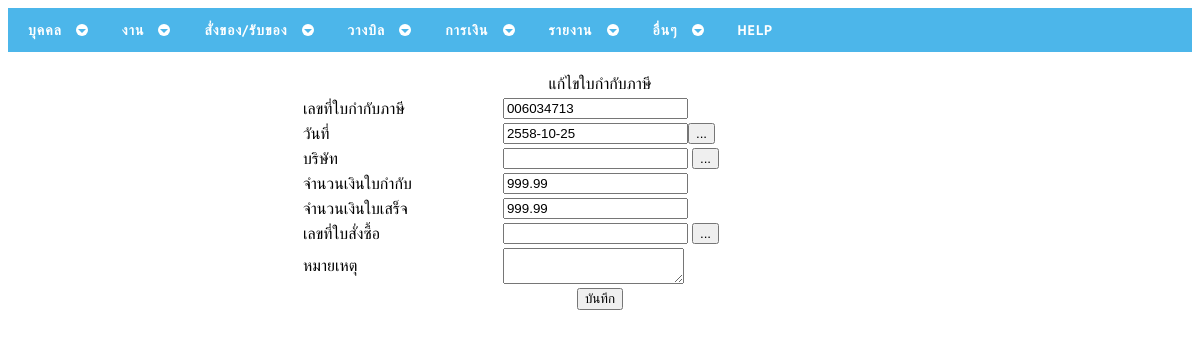
/invoiceupdate.php?InvoiceID=006034713, run on the app's committed database.
### tables this page shows
CREATE TABLE `invoice` (
  `InvoiceID` varchar(15) NOT NULL,
  `InvoiceDate` date NOT NULL,
  `PartnersID` varchar(15) NOT NULL,
  `Invoice` decimal(5,2) NOT NULL,
  `Bill` decimal(5,2) NOT NULL,
  `Note` varchar(100) NOT NULL,
  `OderID` varchar(15) DEFAULT NULL,
  `SiteCode` varchar(10) NOT NULL,
  `SiteTypeID` varchar(10) NOT NULL,
  `empID` varchar(13) NOT NULL
);

### invoiceupdate.php (the view, shortened to what this page needs)
<?php
$InvoiceID = $_GET["InvoiceID"];
?>
<!DOCTYPE html PUBLIC "-//W3C//DTD XHTML 1.0 Transitional//EN" "http://www.w3.org/TR/xhtml1/DTD/xhtml1-transitional.dtd">
<html xmlns="http://www.w3.org/1999/xhtml">
<head>
<?php
include("cssmenu/head.php");
include("include/calenda.php");
?>
</head>
<body>
<?php include("cssmenu/menu.php"); ?>
<table width="100%" border="0" bordercolor="#0000FF" style="border-collapse:collapse;">
  <tr>
  	<td>&nbsp;</td>
  </tr>
  <tr>
  	<td></td>
  </tr>
  <tr>
    <td><div align="center">แก้ไขใบกำกับภาษี</div></td>
  </tr>
  <tr>
    <td><div align="center">
      <table width="600" border="0">
	  	<form id="form1" name="form1" method="post" action="invoiceupdate1.php">
	  	<?php
	  	$objQuery = mysql_query("SELECT * FROM  invoice Where InvoiceID = '".$InvoiceID."'") or die (mysql_error());
 		$objResult = mysql_fetch_array($objQuery);
	  	?>
        <tr>
          <td width="200">เลขที่ใบกำกับภาษี</td>
          <td width="400"><input type="text" name="txtInvoiceID" value="<?php echo $objResult["InvoiceID"];?>" /></td>
        </tr>
        <tr>
          <td>วันที่</td>
          <td><input name="dateInput" type="text" id="dateInput" value="<?php echo $objResult["InvoiceDate"];?>" readonly="readonly" >
		          <?php  include ("include/calendaScript.php"); ?></td>
    </tr>
    <tr>
          <td>บริษัท</td>
        <?php
    		$sel_partners = mysql_query("SELECT * FROM partners WHERE `PartnersID` = '".$objResult["PartnersID"]."'") or die (mysql_error());
    		$partnersResult = mysql_fetch_array($sel_partners);
    	?>
          <td><input type="hidden" name="txtPartnersID" id="txtPartnersID" readonly="readonly" value="<?php echo $objResult["PartnersID"];?>" />
              <input type="text" name="txtPartnersName" id="txtPartnersName" readonly="readonly" value="<?php echo $partnersResult["PartnersName"];?>" />
              <INPUT TYPE="BUTTON" NAME="btnPopup_1"  ID="btnPopup_0" VALUE="..." OnClick="OpenPopup1()"></td>
    </tr>
		<tr>
          <td>จำนวนเงินใบกำกับ</td>
          <td><input type="text" name="txtInvoice" value="<?php echo $objResult["Invoice"];?>"/></td>
    </tr>
		<tr>
          <td>จำนวนเงินใบเสร็จ</td>
          <td><input type="text" name="txtBill" value="<?php echo $objResult["Bill"];?>" /></td>
        </tr>
		<tr>
          <td>เลขที่ใบสั่งซื้อ</td>
          <td>
		  <input type="text" name="txtOderID" id="txtOderID" readonly="readonly" value="<?php echo $objResult["OderID"];?>"/>
		  <INPUT TYPE="BUTTON" NAME="btnPopup_1"  ID="btnPopup_0" VALUE="..." OnClick="OpenPopup()"></td>
        </tr>
		<tr>
          <td>หมายเหตุ</td>
          <td><textarea name="txtNote"><?php echo $objResult["Note"];?></textarea></td>
		</tr>
		<tr>
			<td colspan="2"><div align="center"><input type="submit" name="Submit" value="บันทึก" /></div></td>
		</tr>
		</form>
      </table>
    </div></td>
  </tr>
  <tr>
    <td>&nbsp;</td>
  </tr>
</table>
</body>
</html>

### data on the page
invoice: txtInvoiceID "006034713", dateInput "2558-10-25", txtInvoice "999.99", txtBill "999.99"
